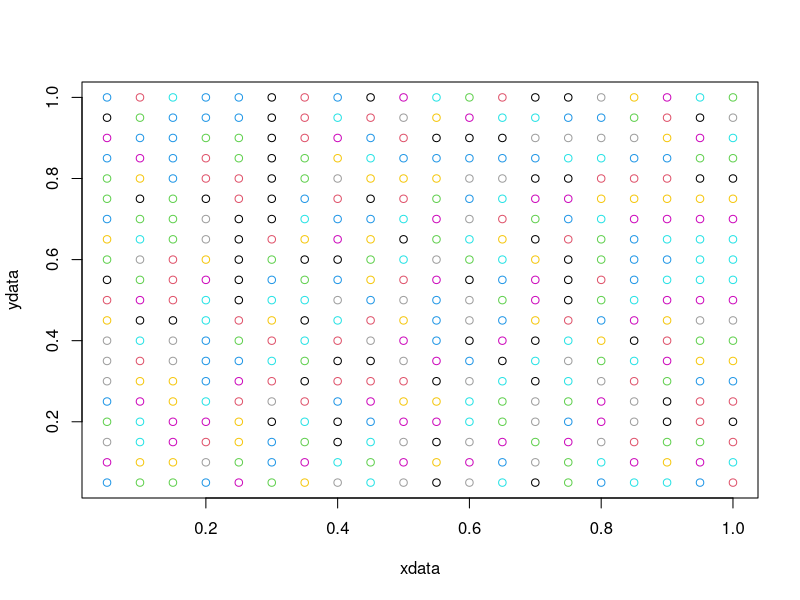
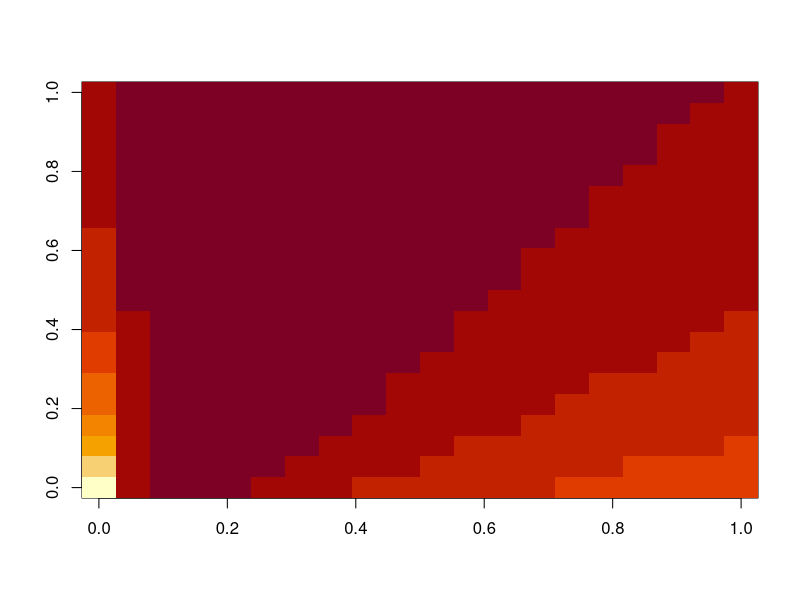
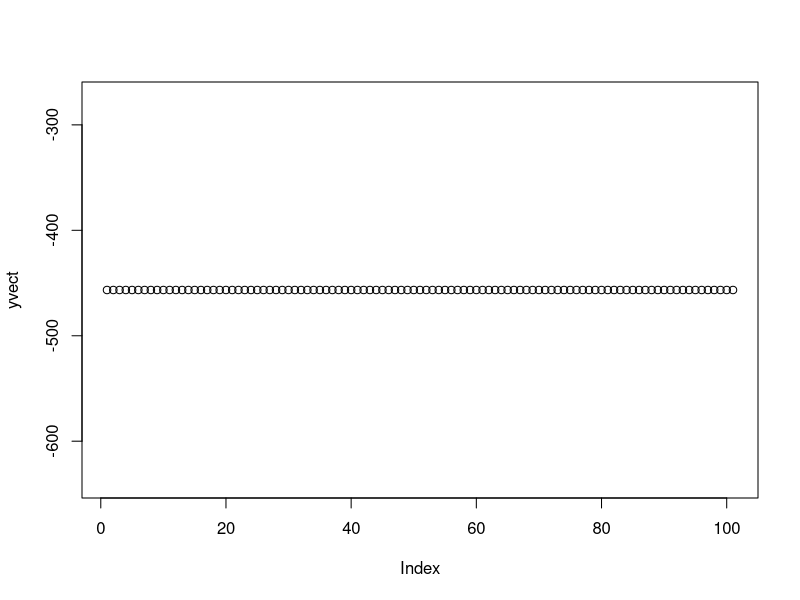

Recreate these plots in R, in order.
sndata <- read.table("supernovae.csv", header = TRUE, sep = ",")

#comoving distance
comovingDistance <- function(z, omegaM, omegaL) {
    integrand <- function(zz) {
        1 / sqrt(omegaM * (1 + zz)^3 + omegaL)
    }

    return(integrate(integrand, 0, z)$value)
}

#luminosity distance
luminosityDistance <- function(z, omegaM, omegaL, omegaK) {
    #here omegaK = 1 - omegaM - omegaL
    #omegaK <- 1 - omegaM - omegaL
    if(omegaK == 0) {
        d_L <- (1 + z) * comovingDistance(z, omegaM, omegaL)
    } else if(omegaK > 0) {
        d_L <- (1 + z) * sinh(sqrt(omegaK) * comovingDistance(z, omegaM, omegaL)) / sqrt(omegaK)
    } else if(omegaK < 0) {
        d_L <- (1 + z) * sin(sqrt(-omegaK) * comovingDistance(z, omegaM, omegaL)) / sqrt(-omegaK)
    }

    return(d_L)
}

#distancemodulus predicted by theory
distancemodulusTheory <- function(z, omegaM, omegaL, omegaK) {
    return(5 * log10(luminosityDistance(z, omegaM, omegaL, omegaK)))
}

#auxiliary function
S_n <- function(n, omegaM, omegaL, omegaK) {
    #distancemodulus theory for redshift z
    mu <- sapply(sndata$redshift, function(z)distancemodulusTheory(z, omegaM, omegaL, omegaK))
    y <- sndata$distance - mu

    return(sum(y^n / sndata$sigma^2))
}

logLikelihood <- function(theta) {
    omegaM = theta[1]
    omegaL = theta[2]
    omegaK = 1 - omegaM - omegaL

    return(-1/2 * (S_n(2, omegaM, omegaL, omegaK) - S_n(1, omegaM, omegaL, omegaK)^2 / S_n(0, omegaM, omegaL, omegaK)))
}

logLflat <- function(om) {
    logLikelihood(c(om, 1 - om))
}

logL <- function(om, ol) {
    logLikelihood(c(om, ol))
}

N = 20
xdata = c()
ydata = c()
zdata = c()
for (i in 1:N){
    for (j in 1:N){
            xdata = c(xdata, i/N)
            ydata = c(ydata, j/N)
            zdata = c(zdata, logL(i/N, j/N))
    }
}
zdata2 <- matrix(zdata, ncol = N, byrow = TRUE)

png('plot1.png')
plot(xdata, ydata, col = abs(zdata))

#png('contour.png')
#contour((1:N)/N, (1:N)/N, zdata2)

png('image1.png')
image(zdata2)


###############################################################################
#exercise 2
###############################################################################

confidenceLevel <- function(omegaM) {
    integrand <- function(mm) {
        0.95 * logLflat(mm) + mm - mm  #r übernimmt nur vektorartige funktionen das der akzeptiert i nicht als wert wenn übergeben voll komisch
    }
    return(integrate(integrand, 0, 1)$value)
}

#step in omega m steping from 0 to 0.5
dxvect <- 0.005
xvect <- seq(0, .5, by = dxvect) #definition omega m vector

#computation of the tru log likelihood for vector omega m
yvect = c()
for(i in 1:length(xvect)) {
    yvect <- c(yvect, confidenceLevel(i))
}
print(max(yvect))
print(min(yvect))
png('exercise2.png')
plot(yvect)
